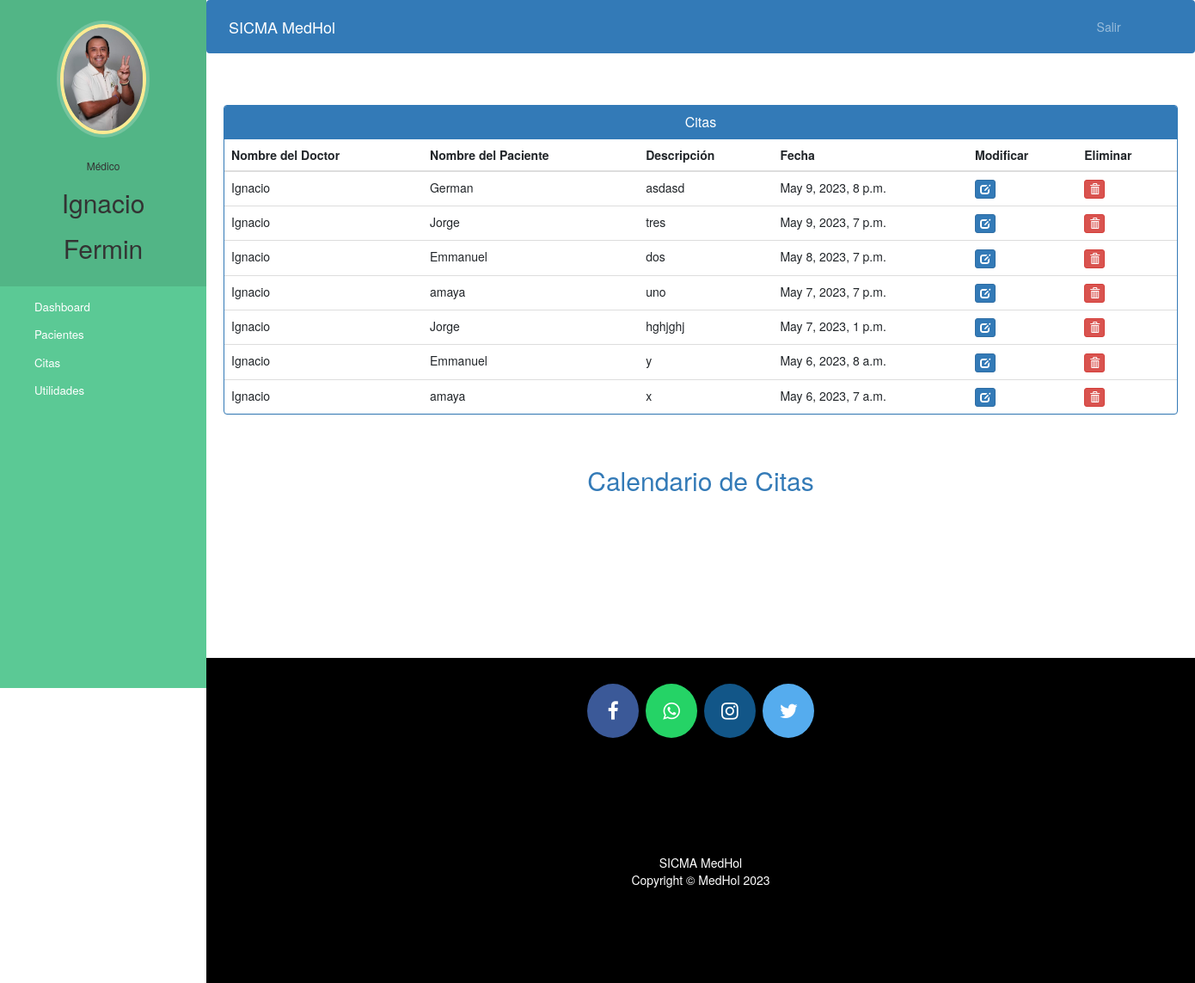
Page /medico_ver_citas (signed in) on the earlier database version.
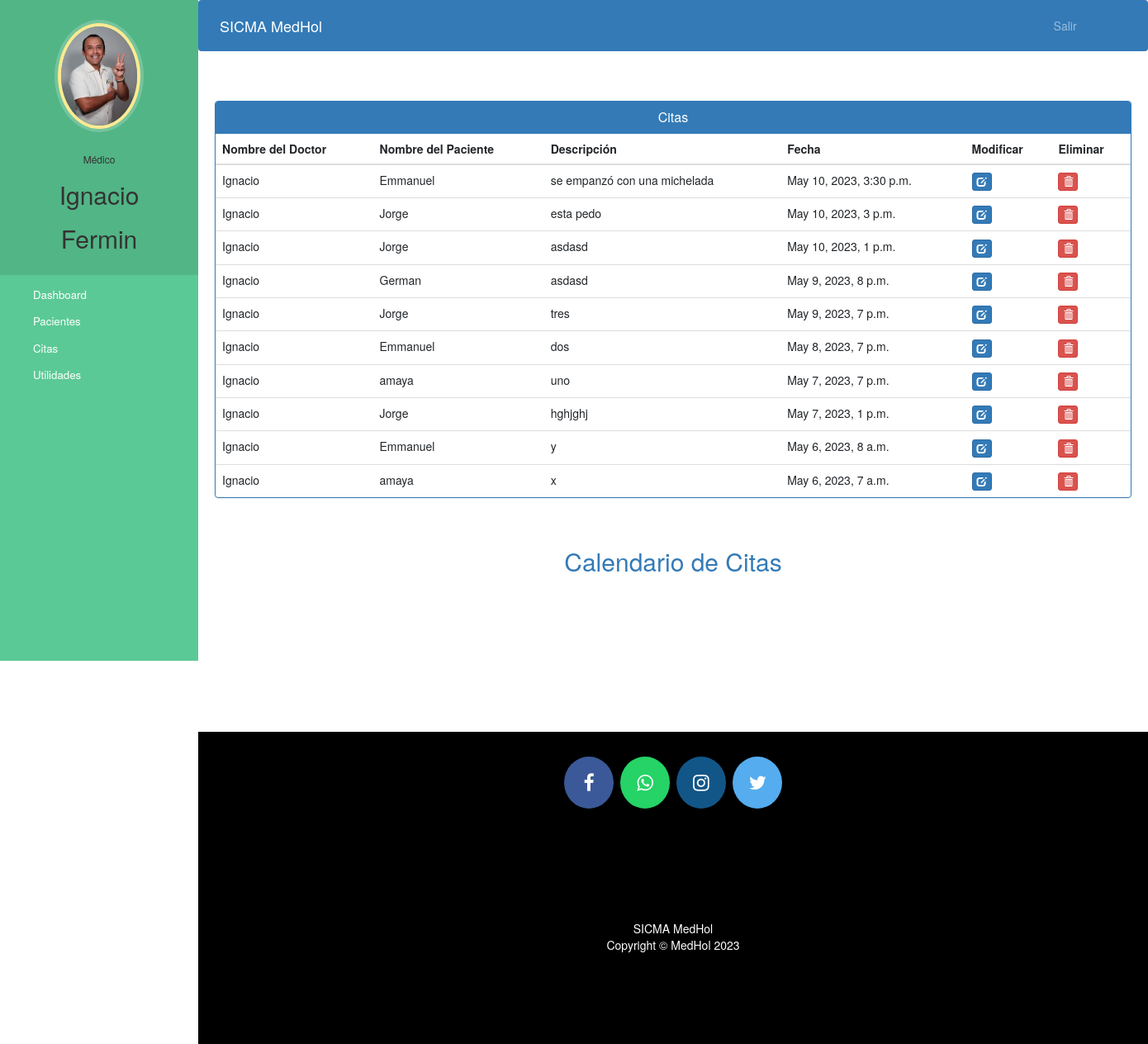
Same page on the later database version.
### consultas/models.py (models this page shows)
class Citas(models.Model):
    idCita = models.AutoField(primary_key=True)
    pacienteId=models.ForeignKey(Paciente, on_delete=models.CASCADE, default=0)
    medicoId=models.ForeignKey(Medico, on_delete=models.CASCADE, default=0)
    pacienteNombre=models.CharField(max_length=40,null=True)
    medicoNombre=models.CharField(max_length=40,null=True)
    fechaCita=models.DateTimeField(default=datetime.now)
    ciudadCita=models.CharField(max_length=40, choices=ciudades, default='Colima')
    descripcion=models.TextField(max_length=500)
    status=models.BooleanField(default=False)
    ejecutada=models.BooleanField(default=False)
    cobrada=models.BooleanField(default=False)

### consultas/views.py (the view)
# urls.py: path('medico_ver_citas', views.medico_ver_citas_view,name='medico_ver_citas'),
@login_required(login_url='medicologin')
@user_passes_test(is_medico)
def medico_ver_citas_view(request):
    medico = models.Medico.objects.get(user__id=request.user.id)
    medico_id=medico.user.id
    citas=models.Citas.objects.all().filter(status=True, medicoId__user__id=medico_id).order_by('-idCita')
    return render(request,'medico_ver_citas.html',{'citas':citas, 'medico':medico})

### consultas/views.py (called while the page is built)
def is_medico(user):
    return user.groups.filter(name='MEDICO').exists()

### consultas/templates/medico_ver_citas.html (shortened to what this page needs)
{% extends 'medico_base.html' %}
{% block content %}
<head>
  <link href="//netdna.bootstrapcdn.com/bootstrap/3.0.0/css/bootstrap.min.css" rel="stylesheet" id="bootstrap-css">
</head>
<div class="container">
  <div class="panel panel-primary">
    <div class="panel-heading">
      <h6 class="panel-title">Citas</h6>
    </div>
    <table class="table table-hover" id="dev-table">
      <thead>
        <tr>
          <th>Nombre del Doctor</th>
          <th>Nombre del Paciente</th>
          <th>Descripción</th>
          <th>Fecha</th>
          <th>Modificar</th>
          <th>Eliminar</th>
        </tr>
      </thead>
      {% for a in citas %}
      <tr>
        <td> {{a.medicoNombre}}</td>
        <td>{{a.pacienteNombre}}</td>
        <td>{{a.descripcion}}</td>
        <td>{{a.fechaCita}}</td>
        <td><a class="btn btn-primary btn-xs" href="{% url 'actualizar_cita' a.idCita  %}"><span class="glyphicon glyphicon-edit"></span></a></td>
        <td><a class="btn btn-danger btn-xs" href="{% url 'med_eliminar_cita' a.idCita  %}"><span class="glyphicon glyphicon-trash"></span></a></td>
      </tr>
      {% endfor %}
    </table>
  </div>
</div>
<link rel="stylesheet" href="https://cdnjs.cloudflare.com/ajax/libs/fullcalendar/3.4.0/fullcalendar.css"/>
<link rel="stylesheet" href="https://cdnjs.cloudflare.com/ajax/libs/toastr.js/latest/toastr.min.css" />
<br/>
<h2 align="center"><a href="#">Calendario de Citas</a></h2>
<br/>
<div class="container-fluid">
</div>
{% endblock content %}

Differences in the rows shown:
added Citas: medicoNombre "Ignacio", pacienteNombre "Emmanuel", descripcion "se empanzó con una michelada", fechaCita "May 10, 2023, 3:30 p.m."
added Citas: medicoNombre "Ignacio", pacienteNombre "Jorge", descripcion "esta pedo", fechaCita "May 10, 2023, 3 p.m."
added Citas: medicoNombre "Ignacio", pacienteNombre "Jorge", descripcion "asdasd", fechaCita "May 10, 2023, 1 p.m."
